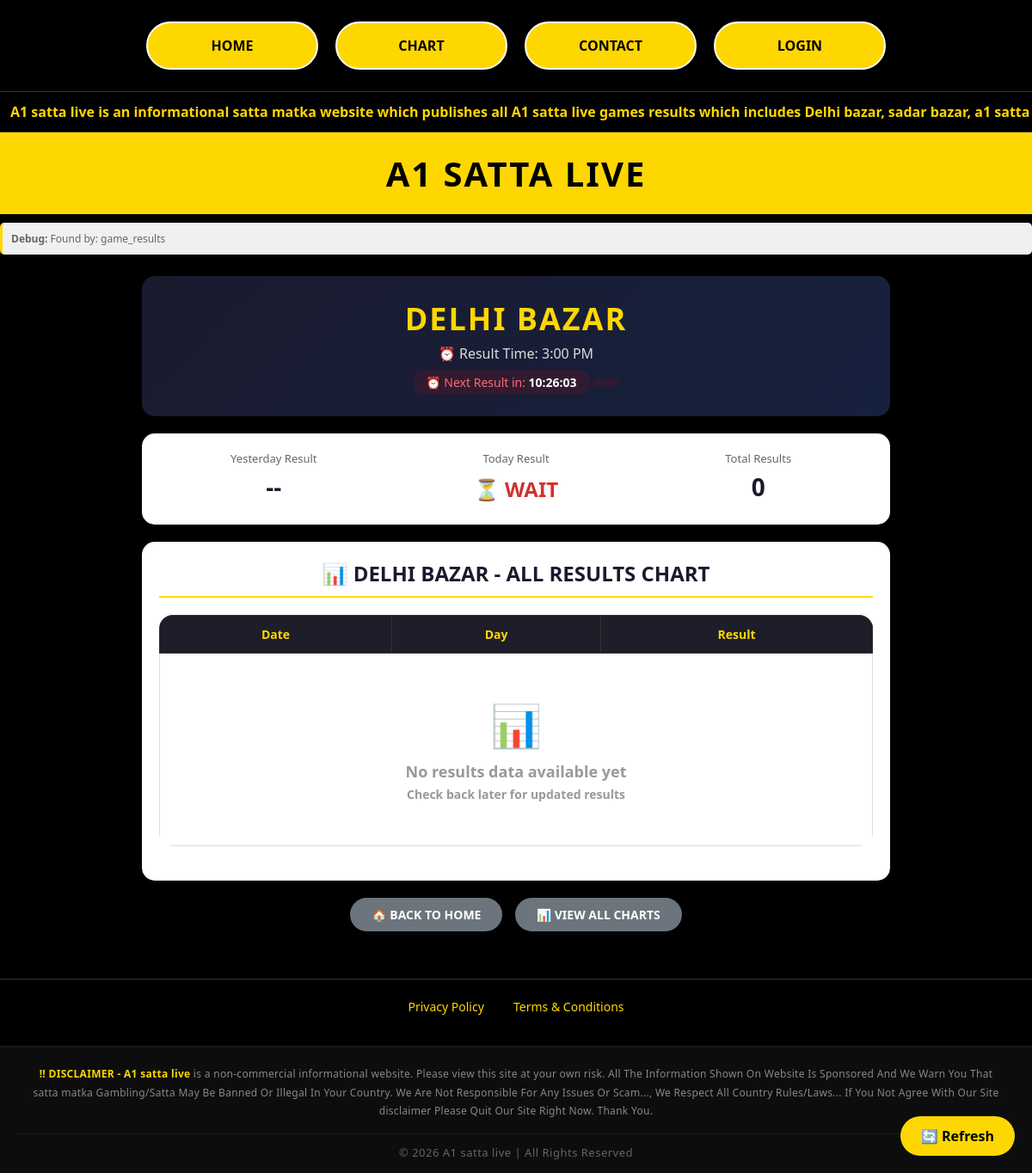
Page /game.php?game=delhi-bazar on the committed database.
### tables this page shows
CREATE TABLE `game_results` (
  `id` int NOT NULL AUTO_INCREMENT,
  `game_name` varchar(100) NOT NULL,
  `display_name` varchar(100) NOT NULL,
  `yesterday_result` varchar(10) DEFAULT '--',
  `today_result` varchar(10) DEFAULT 'WAIT',
  `result_time` varchar(20) DEFAULT NULL,
  `time` varchar(20) DEFAULT '--',
  `table_type` enum('table1','table2') DEFAULT 'table1',
  `status` tinyint(1) DEFAULT '1',
  `is_latest` tinyint(1) DEFAULT '0',
  PRIMARY KEY (`id`),
  UNIQUE KEY `game_name` (`game_name`)
);

### game.php (the view, shortened to what this page needs)
<?php
require_once 'config.php';
$game_slug = isset($_GET['game']) ? trim($_GET['game']) : '';
$game_name = str_replace('-', ' ', $game_slug);
$game_result = null;
$is_custom_table_game = false;
$found_by = '';
try {
    $stmt = $pdo->prepare("SELECT * FROM game_results WHERE LOWER(game_name) = LOWER(?) AND status = 1");
    $stmt->execute([$game_name]);
    $game_result = $stmt->fetch(PDO::FETCH_ASSOC);
    if ($game_result) {
        $found_by = 'game_results';
    }
} catch (PDOException $e) {
    error_log("Error in game_results query: " . $e->getMessage());
}
    ?>
    <?php
$current_result = $game_result['today_result'] ?? 'WAIT';
$yesterday_result = $game_result['yesterday_result'] ?? '--';
$result_time = $game_result['result_time'] ?? '';
$display_name = !empty($game_result['display_name']) ? $game_result['display_name'] : strtoupper($game_name);
if (!$is_custom_table_game) {
    try {
        $stmt = $pdo->prepare("SELECT timing FROM game_timings WHERE LOWER(game_name) = LOWER(?) AND is_active = 1 LIMIT 1");
        $stmt->execute([$game_name]);
        $timing_row = $stmt->fetch(PDO::FETCH_ASSOC);
        $game_timing = $timing_row ? $timing_row['timing'] : $result_time;
    } catch (PDOException $e) {
        $game_timing = $result_time;
    }
} else {
    $game_timing = $result_time;
}
function shouldShowTodayResult($game_timing)
{
    $current_time = new DateTime('now', new DateTimeZone('Asia/Kolkata'));
    $current_hour = (int) $current_time->format('H');
    $current_minute = (int) $current_time->format('i');
    $current_minutes = ($current_hour * 60) + $current_minute;
    $timing_parts = explode(' ', $game_timing);
    if (count($timing_parts) == 2) {
        $time_parts = explode(':', $timing_parts[0]);
        $hour = (int) $time_parts[0];
        $minute = (int) $time_parts[1];
        $ampm = strtoupper($timing_parts[1]);
        if ($ampm == 'PM' && $hour != 12) {
            $hour += 12;
        } elseif ($ampm == 'AM' && $hour == 12) {
            $hour = 0;
        }
        $timing_minutes = ($hour * 60) + $minute;
    } else {
        $time_parts = explode(':', $game_timing);
        $hour = (int) $time_parts[0];
        $minute = (int) ($time_parts[1] ?? 0);
        $timing_minutes = ($hour * 60) + $minute;
    }
    return $current_minutes >= $timing_minutes;
}
$show_today_result = shouldShowTodayResult($game_timing);
if (!$show_today_result) {
    $current_result = 'WAIT';
}
try {
    $stmt = $pdo->prepare("SELECT chart_date, result FROM chart_data WHERE LOWER(game_name) = LOWER(?) ORDER BY chart_date DESC");
    $stmt->execute([$game_name]);
    $chart_data = $stmt->fetchAll(PDO::FETCH_ASSOC);
    if (empty($chart_data)) {
        $chart_data = [];
    }
} catch (PDOException $e) {
    error_log("Error fetching chart data: " . $e->getMessage());
    $chart_data = [];
}
require_once 'header.php';
?>
<link rel="stylesheet" href="./css/game-detail.css">
<div
    style="background: #f0f0f0; padding: 10px; margin: 10px 0; border-radius: 5px; font-size: 12px; color: #666; border-left: 3px solid #ffd700;">
    <strong>Debug:</strong> Found by: <?php echo $found_by; ?>
</div>
<div class="game-page-container">
    <div class="game-header-box">
        <h1><?php echo htmlspecialchars(strtoupper($display_name)); ?></h1>
        <div class="game-time">⏰ Result Time: <?php echo htmlspecialchars($game_timing ?: 'N/A'); ?></div>
        <div id="countdownTimer" class="countdown-timer">Loading timer...</div>
    </div>
    <div class="game-info-card">
        <div class="game-info-item">
            <div class="label">Yesterday Result</div>
            <div class="value"><?php echo htmlspecialchars($yesterday_result); ?></div>
        </div>
        <div class="game-info-item">
            <div class="label">Today Result</div>
            <div
                class="value <?php echo ($current_result == 'WAIT' || $current_result == '-1' || empty($current_result)) ? 'wait' : 'result'; ?>">
                <?php if ($current_result == 'WAIT' || $current_result == '-1' || empty($current_result)): ?>
                    ⏳ WAIT
                <?php else: ?>
                    <?php echo htmlspecialchars($current_result); ?>
                <?php endif; ?>
            </div>
        </div>
        <div class="game-info-item">
            <div class="label">Total Results</div>
            <div class="value"><?php echo count($chart_data); ?></div>
        </div>
    </div>
    <div class="chart-section">
        <h2>📊 <?php echo htmlspecialchars(strtoupper($display_name)); ?> - ALL RESULTS CHART</h2>
        <div class="chart-table-wrapper">
            <table class="chart-table">
                <thead>
                    <tr>
                        <th>Date</th>
                        <th>Day</th>
                        <th>Result</th>
                    </tr>
                </thead>
                <tbody>
                    <?php if (!empty($chart_data)): ?>
                        <?php foreach ($chart_data as $row):
                            $date_parts = explode('-', $row['chart_date']);
                            if (count($date_parts) == 3) {
                                $year_num = $date_parts[0];
                                $month_num = $date_parts[1];
                                $day_num = $date_parts[2];
                                $timestamp = mktime(0, 0, 0, $month_num, $day_num, $year_num);
                                $date_formatted = date('d M Y', $timestamp);
                                $day_name = date('l', $timestamp);
                            } else {
                                $date_formatted = $row['chart_date'];
                                $day_name = '--';
                            }
                            $result_number = $row['result'];
                            ?>
                            <tr>
                                <td class="date-col"><?php echo $date_formatted; ?></td>
                                <td class="day-col"><?php echo $day_name; ?></td>
                                <td>
                                    <span class="result-box">
                                        <?php echo htmlspecialchars($result_number ?: '--'); ?>
                                    </span>
                                </td>
                            </tr>
                        <?php endforeach; ?>
                    <?php else: ?>
                        <tr>
                            <td colspan="3">
                                <div class="no-data">
                                    <div class="icon">📊</div>
                                    <div class="text">No results data available yet</div>
                                    <div class="subtext">Check back later for updated results</div>
                                </div>
                            </td>
                        </tr>
                    <?php endif; ?>
                </tbody>
            </table>
        </div>
    </div>
    <div style="text-align: center; margin: 20px 0;">
        <a href="index.php" class="back-btn">🏠 BACK TO HOME</a>
        <a href="chart.php" class="back-btn" style="margin-left: 10px;">📊 VIEW ALL CHARTS</a>
    </div>
</div>
<div class="footer">
    <a href="/privacy-policy">Privacy Policy</a>
    <a href="/terms-conditions">Terms & Conditions</a>
</div>
<?php require_once 'footer.php'; ?>

### css/header.css (style rules this page uses)
* { margin: 0; padding: 0; box-sizing: border-box; font-family: "Segoe UI", Arial, sans-serif; }
body { background: #000; }
table { width: 100%; border-collapse: collapse; background: #fff; border-radius: 16px; overflow: hidden; margin-bottom: 20px; }
th { background: #000; color: #ffd700; padding: 20px; font-size: 24px; border: 1px solid #333; }
td { border: 1px solid #ccc; text-align: center; padding: 20px; font-size: 24px; font-weight: bold; }
.wait { color: #d32f2f; font-weight: bold; display: inline-block; background: #fff; padding: 5px 15px; border-radius: 20px; }
.footer { background: #000; text-align: center; padding: 30px; border-top: 1px solid #333; }
.footer a { color: #ffd700; text-decoration: none; margin: 0 15px; font-size: 14px; }

### css/game-detail.css (style rules this page uses)
.game-page-container { max-width: 900px; margin: 0 auto; padding: 15px; }
.game-header-box { background: linear-gradient(135deg, #1a1a2e, #16213e); color: #ffd700; padding: 25px 20px; border-radius: 15px; margin-bottom: 20px; text-align: center; }
.game-header-box h1 { font-size: clamp(24px, 5vw, 36px); margin: 0 0 5px 0; letter-spacing: 2px; }
.game-header-box .game-time { font-size: 16px; color: #ddd; margin-top: 5px; }
.game-header-box .countdown-timer { font-size: 14px; color: #ff6b6b; margin-top: 8px; padding: 5px 15px; background: rgba(255, 0, 0, 0.1); border-radius: 20px; display: inline-block; }
.game-info-card { background: #fff; border-radius: 15px; padding: 20px; margin-bottom: 20px; box-shadow: 0 2px 10px rgba(0, 0, 0, 0.08); display: flex; justify-content: space-around; flex-wrap: wrap; gap: 15px; text-align: center; }
.game-info-item { flex: 1; min-width: 120px; }
.game-info-item .label { color: #666; font-size: 13px; margin-bottom: 5px; }
.game-info-item .value { font-size: clamp(18px, 4vw, 28px); font-weight: bold; color: #1a1a2e; }
.game-info-item .value.wait { color: #d32f2f; font-size: clamp(18px, 3vw, 24px); animation: pulse 1.5s ease-in-out infinite; }
.chart-section { background: #fff; border-radius: 15px; padding: 20px; box-shadow: 0 2px 10px rgba(0, 0, 0, 0.08); margin-bottom: 20px; }
.chart-section h2 { text-align: center; color: #1a1a2e; margin: 0 0 20px 0; font-size: clamp(18px, 3vw, 24px); border-bottom: 2px solid #ffd700; padding-bottom: 10px; }
.chart-table-wrapper { overflow-x: auto; -webkit-overflow-scrolling: touch; }
.chart-table { width: 100%; border-collapse: collapse; min-width: 500px; }
.chart-table th { background: #1e1e2a; color: #ffd700; padding: 12px 15px; font-size: 14px; font-weight: bold; text-align: center; border: 1px solid #333; white-space: nowrap; }
.chart-table td { border: 1px solid #ddd; padding: 10px 15px; text-align: center; font-size: 14px; color: #333; }
.no-data { text-align: center; padding: 40px; color: #999; }
.no-data .icon { font-size: 48px; margin-bottom: 10px; }
.no-data .text { font-size: 18px; margin-bottom: 5px; }
.no-data .subtext { font-size: 14px; }
.back-btn { display: inline-block; padding: 10px 25px; background: #6c757d; color: #fff; text-decoration: none; border-radius: 30px; font-weight: bold; font-size: 14px; transition: 0.3s; }
.footer { background: #000; text-align: center; padding: 20px; border-top: 1px solid #333; margin-top: 20px; }
.footer a { color: #ffd700; text-decoration: none; margin: 0 15px; font-size: 14px; }

### rows in the picture
game_results: display_name "DELHI BAZAR", result_time "3:00 PM", yesterday_result "--"

### other values in the picture
$found_by "game_results"
count($chart_data) "0"
